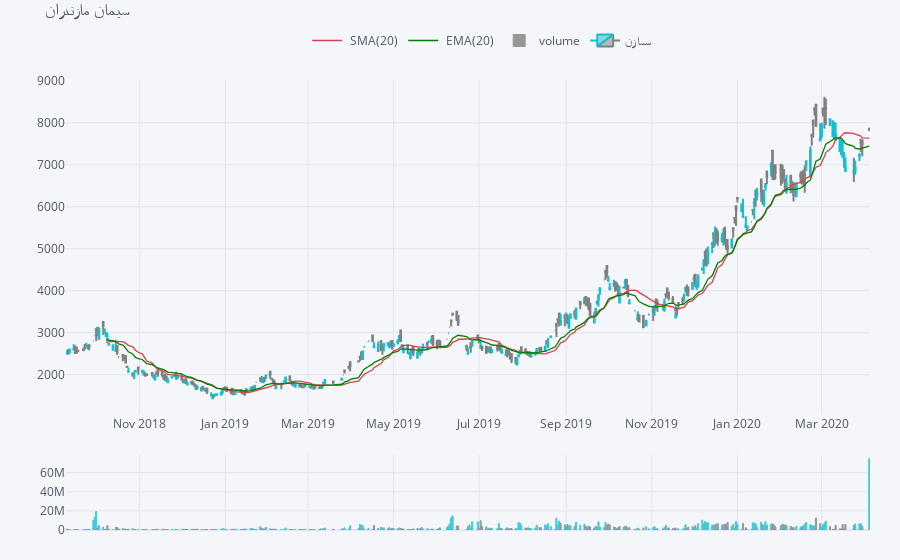

Write notebook code for a chart like this one.
### Code cell
qf.iplot()

### Figure 1 — Plotly figure (JSON) as saved in the notebook; plotly's stock layout.template omitted (floating-point values rounded to 4 significant figures; data arrays with more than 128 entries replaced by an {"elided": "..."} marker saying what was removed)
{"data": [{"line": {"color": "rgba(219, 64, 82, 1.0)", "dash": "solid", "shape": "linear", "width": 1.3}, "mode": "lines", "name": " SMA(20)", "text": "", "type": "scatter", "x": {"elided": "365 str values"}, "y": {"elided": "365 mixed values"}, "yaxis": "y2"}, {"line": {"color": "rgba(0, 128, 0, 1.0)", "dash": "solid", "shape": "linear", "width": 1.3}, "mode": "lines", "name": " EMA(20)", "text": "", "type": "scatter", "x": {"elided": "365 str values"}, "y": {"elided": "365 mixed values"}, "yaxis": "y2"}, {"marker": {"color": {"elided": "365 str values"}, "line": {"color": {"elided": "365 str values"}, "width": 1}}, "name": "volume", "opacity": 0.8, "orientation": "v", "text": "", "type": "bar", "x": {"elided": "365 str values"}, "y": {"elided": "365 int values"}, "yaxis": "y3"}, {"close": {"elided": "365 int values"}, "decreasing": {"line": {"color": "#808080"}}, "high": {"elided": "365 int values"}, "increasing": {"line": {"color": "#17BECF"}}, "low": {"elided": "365 int values"}, "name": "سمازن", "open": {"elided": "365 int values"}, "showlegend": true, "type": "candlestick", "x": {"elided": "365 str values"}, "yaxis": "y2"}], "layout": {"legend": {"bgcolor": "#F5F6F9", "font": {"color": "#4D5663"}, "orientation": "h", "x": 0.3, "y": 0.95, "yanchor": "bottom"}, "margin": {"b": 30, "l": 30, "r": 30, "t": 30}, "paper_bgcolor": "#F5F6F9", "plot_bgcolor": "#F5F6F9", "showlegend": true, "title": {"font": {"color": "#4D5663"}, "text": "سیمان مازندران"}, "xaxis": {"anchor": "y2", "gridcolor": "#E1E5ED", "rangeselector": {"bgcolor": "rgba(150, 200, 250, 1)", "buttons": [{"count": 1, "label": "1m", "step": "month", "stepmode": "backward"}, {"count": 1, "label": "1y", "step": "year", "stepmode": "backward"}], "font": {"size": 13}, "visible": false, "x": 0, "y": 0.9}, "rangeslider": {"visible": false}, "showgrid": true, "tickfont": {"color": "#4D5663"}, "title": {"font": {"color": "#4D5663"}, "text": ""}, "zerolinecolor": "#E1E5ED"}, "yaxis": {"gridcolor": "#E1E5ED", "showgrid": true, "showticklabels": false, "tickfont": {"color": "#4D5663"}, "title": {"font": {"color": "#4D5663"}, "text": ""}, "zerolinecolor": "#E1E5ED"}, "yaxis2": {"domain": [0.23, 0.9], "gridcolor": "#E1E5ED", "showgrid": true, "tickfont": {"color": "#4D5663"}, "title": {"font": {"color": "#4D5663"}, "text": ""}, "zerolinecolor": "#E1E5ED"}, "yaxis3": {"domain": [0, 0.15], "gridcolor": "#E1E5ED", "showgrid": true, "tickfont": {"color": "#4D5663"}, "title": {"font": {"color": "#4D5663"}, "text": ""}, "zerolinecolor": "#E1E5ED"}}}
